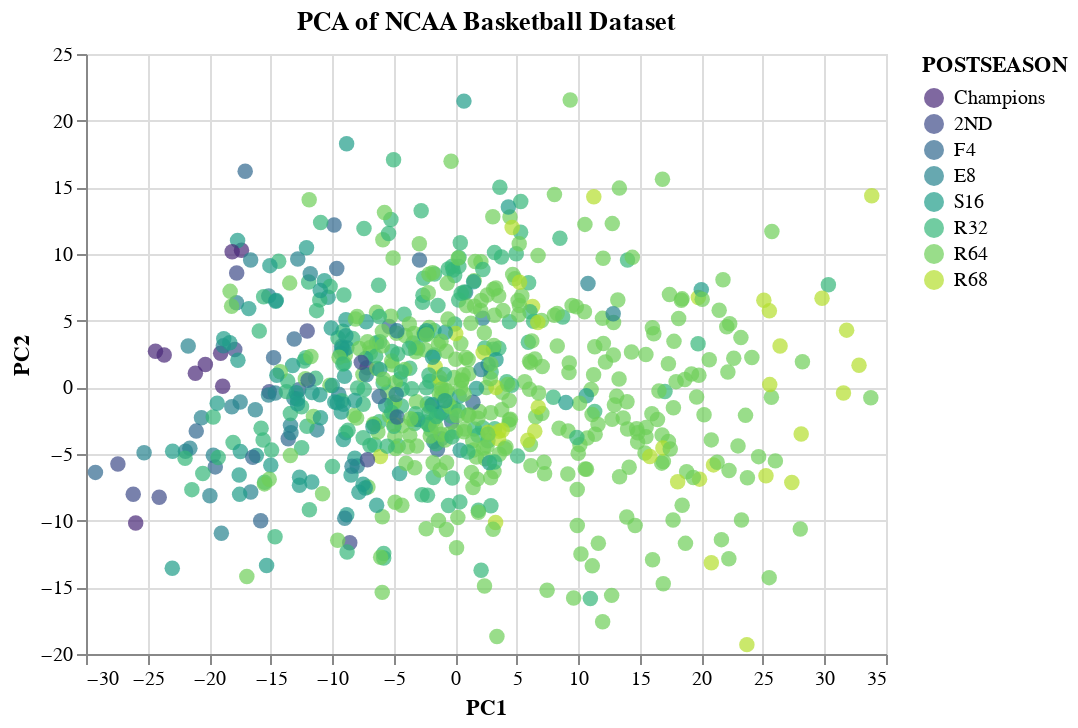

Notebook cell for this chart:
### Markdown cell above
Now, we will graph PC2 vs PC1, with the color of the graph being a team's finish in March Madness.

### Code cell
alt.Chart(dfPost_pca).mark_circle(size = 60).encode(
    x = 'PC1',
    y = 'PC2',
    color = alt.Color('POSTSEASON:N', sort = CorrectSort, scale=alt.Scale(scheme='viridis')),
    tooltip = 'POSTSEASON'
).interactive().properties(
    title = 'PCA of NCAA Basketball Dataset'
)

### Figure 1 — Vega-Lite specification as saved in the notebook (floating-point values rounded to 4 significant figures; data arrays with more than 128 entries replaced by an {"elided": "..."} marker saying what was removed)
{"config": {"view": {"continuousWidth": 400, "continuousHeight": 300}}, "data": {"name": "data-ab0d2339c99d03dcc860b693a8cb9dcc"}, "mark": {"type": "circle", "size": 60}, "encoding": {"color": {"field": "POSTSEASON", "scale": {"scheme": "viridis"}, "sort": ["Champions", "2ND", "F4", "E8", "S16", "R32", "R64", "R68"], "type": "nominal"}, "tooltip": {"field": "POSTSEASON", "type": "nominal"}, "x": {"field": "PC1", "type": "quantitative"}, "y": {"field": "PC2", "type": "quantitative"}}, "selection": {"selector001": {"type": "interval", "bind": "scales", "encodings": ["x", "y"]}}, "title": "PCA of NCAA Basketball Dataset", "$schema": "https://vega.github.io/schema/vega-lite/v4.17.0.json", "datasets": {"data-ab0d2339c99d03dcc860b693a8cb9dcc": {"elided": "680 records"}}}
